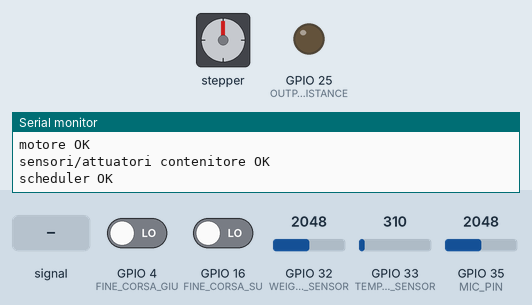
This sketch was run on a simulated ESP32. Parts: stepper motor, output pins drawn as LEDs (lit = HIGH), the last lines printed to the serial monitor. Inputs (shaded band) come from the test bench; at power-on: GPIO 16 (FINE_CORSA_SU) LOW, GPIO 4 (FINE_CORSA_GIU) LOW, GPIO 32 (WEIGHT_CONTENITORE_SENSOR) = 2048, GPIO 33 (TEMP_CONTENITORE_SENSOR) = 310, GPIO 35 (MIC_PIN) = 2048. WiFi joins after 1.5 s; servers stay silent unless stated; uploads are accepted with an empty reply; stepper angles assume 100 steps per turn.

Above: at 9.7 s.
9.8 s: GPIO 16 (FINE_CORSA_SU) driven HIGH
11.4 s: GPIO 35 (MIC_PIN) fed a 200 Hz sine of ±327 counts around its level
At 13.66 s:
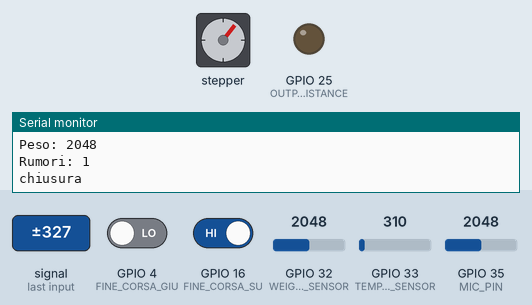
At 14.27 s:
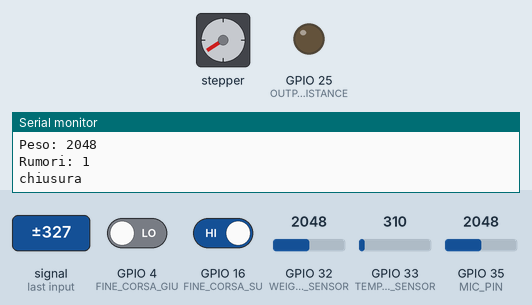
14.4 s: GPIO 4 (FINE_CORSA_GIU) driven HIGH
16.0 s: GPIO 4 (FINE_CORSA_GIU) driven LOW
At 16.47 s:
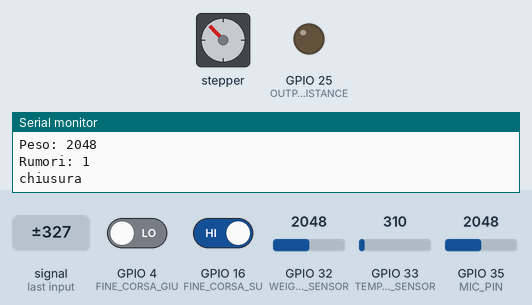
Timing chart, 0 to 20.0 s (numbered marks = the images above; inputs shaded):
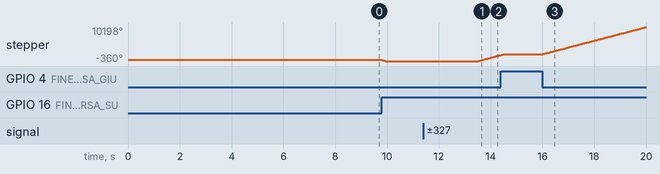

Measured:
- after the input at 11.4 s, stepper: keeps turning clockwise at about 2146°/s, starting after 2.1 s
- after the input at 16.0 s, stepper: keeps turning clockwise at about 2110°/s, starting at once

The sketch:

prog.ino
```cpp
// (licence header left out)
#include "lib.h"

//Tasks
Task audioTask(10, TASK_FOREVER, &campionaAudio);
Task chiediMeteoTask(120000, TASK_FOREVER, &chiediMeteoCallback);
Task leggiRispMeteoTask(5000, TASK_FOREVER, &leggiRispMeteo);
Task checkTask(500, TASK_FOREVER, &check);

Scheduler runner;

void setupScheduler() {
  runner.init();

  runner.addTask(audioTask);
  runner.addTask(chiediMeteoTask);
  runner.addTask(leggiRispMeteoTask);
  runner.addTask(checkTask);

  audioTask.enable();
  chiediMeteoTask.enable();
  leggiRispMeteoTask.enable();
  checkTask.enable();
}

void setup() {
  Serial.begin(115200);

  connectToWifi();

  setupAudio();
  Serial.println("audio OK");
  setupMotor();
  Serial.println("motore OK");
  setupContenitore();
  Serial.println("sensori/attuatori contenitore OK");
  setupScheduler();
  Serial.println("scheduler OK");
}

void loop() {
  runner.execute();
}
```

attuatori.ino
```cpp
// (licence header left out)
#define WEIGHT_CONTENITORE_SENSOR 32
#define TEMP_CONTENITORE_SENSOR 33
#define OUTPUT_RESISTANCE 25

#define NUM_READ_CALIBRAZ_CONTENITORE 20

#define SOGLIA_CONFIDENZA 0.55f

int16_t sogliaPeso = 0;
float previousConfidenza = 0.0f;

double Setpoint, Input, Output;
double Kp=0.8, Ki=0, Kd=0.01;
PID myPID(&Input, &Output, &Setpoint, Kp, Ki, Kd, DIRECT);


void setupContenitore() {
  pinMode(WEIGHT_CONTENITORE_SENSOR, INPUT);
  pinMode(TEMP_CONTENITORE_SENSOR, INPUT);
  pinMode(OUTPUT_RESISTANCE, OUTPUT);

  setSogliaTempSensor();
  myPID.SetMode(AUTOMATIC);

  for (uint8_t i = 0; i < NUM_READ_CALIBRAZ_CONTENITORE; i++) {
    sogliaPeso += analogRead(WEIGHT_CONTENITORE_SENSOR);
    delay(100);
  }
  sogliaPeso /= NUM_READ_CALIBRAZ_CONTENITORE;
  sogliaPeso = (int16_t)((float)sogliaPeso * 1.2f);  // aumentata del 20%
}

void setSogliaTempSensor() {
  Setpoint = analogRead(TEMP_CONTENITORE_SENSOR) * 0.95;
  Setpoint = map(Setpoint, 0, 4095, 0, 1023);
}

float evalMeteoCoeff() {
  if (meteo.id == 0) {  // meteo non presente
    return 0.0;
  }

  if (meteo.id == 511) { // caso esplicito freezing rain
  return 1.0;
  }

  if (meteo.id == 762) { // caso esplicito volcanic ash
  return 1.0;
  }

  if (meteo.id == 800) { // caso esplicito sole
  return 0.0;
  }

  return (float)(meteo.id - ((meteo.id / 5) * 5) + 1) / 5.0f; // l'output è tanto più alto quanto la differenza tra l'id e il precedente multiplo di 5 è alta
}

void check() {

  int16_t weight = analogRead(WEIGHT_CONTENITORE_SENSOR);

  Serial.print("Peso: ");
  Serial.println(weight);
  Serial.print("Rumori: ");
  Serial.println(seriesOfKnocksDetected);


  if (isCoperturaChiusa() && seriesOfKnocksDetected) {
    analogWrite(OUTPUT_RESISTANCE, 0);
    return;
  }

  float meteoCoeff = evalMeteoCoeff();
  float newConfidenza = ((0.35f * ((weight > sogliaPeso)? 1.0f : 0.0f)) + (0.45f * ((seriesOfKnocksDetected) ? 1.0f : 0.0f)) + (0.2f * meteoCoeff));

  float combinedConfidenza = ((0.4f * previousConfidenza) + (0.6f * newConfidenza));
  previousConfidenza = combinedConfidenza;

  if (combinedConfidenza > SOGLIA_CONFIDENZA) {
    analogWrite(OUTPUT_RESISTANCE, 0);
    tiraGiu();
  } else if (!isCoperturaAperta()) {
    tiraSu();
  } else if (weight > sogliaPeso) {

    Input = analogRead(TEMP_CONTENITORE_SENSOR);
    Input = map(Input, 0, 4095, 0, 1023);

    myPID.Compute();

    Output = map(Output, 0, 255, 0, 1023);

    analogWrite(OUTPUT_RESISTANCE, Output);

    Serial.print("Input Temp: ");
    Serial.println(Input);
    Serial.print("Output PID: ");
    Serial.println(Output);

  } else {
    analogWrite(OUTPUT_RESISTANCE, 0);
  }
}
```

audio.ino
```cpp
// (licence header left out)
#define MIC_PIN 35
#define MAX_TIME_RANGE 1000

#define NUM_READ_CALIBRAZ_MIC 100

uint32_t thresholdUp = 0;
uint32_t thresholdDown = 0;
uint16_t count = 0;
uint16_t remainingTimeRange = MAX_TIME_RANGE;

void setupAudio() {
  pinMode(MIC_PIN, INPUT);
  uint32_t threshold = 0;
  for (uint8_t i = 0; i < NUM_READ_CALIBRAZ_MIC; i++) {
    threshold += analogRead(MIC_PIN);
    delay(50);
  }
  threshold /= NUM_READ_CALIBRAZ_MIC;
  thresholdUp = (uint32_t)((float)threshold * 1.15f);  // aumentata del 15%
  thresholdDown = (uint32_t)((float)threshold * 0.85f);  // diminuita del 15%
  Serial.println(threshold);
}

void campionaAudio() {
  uint32_t n = analogRead(MIC_PIN);
  if (n > thresholdUp || n < thresholdDown) {
    count++;
  }

  if (remainingTimeRange == 0) {
    remainingTimeRange = MAX_TIME_RANGE;
    count = 0;
  } else {
    remainingTimeRange--;
  }

  if (remainingTimeRange < (MAX_TIME_RANGE / 2)) {
    if (count > (uint16_t)(0.04f * (float)MAX_TIME_RANGE)) {

      seriesOfKnocksDetected = true;
    } else {
      seriesOfKnocksDetected = false;
    }
  }
}
```

meteo.ino
```cpp
// (licence header left out)
#define METEO_API_HOST "demosnm.altervista.org"
#define METEO_API_PORT 80
#define MAX_NUM_TENTATIVI_LETTURA 2

uint8_t tentativiLetturaMeteo = 0;
WiFiClient client;

void readResponse() {

  // Skip HTTP headers
  char endOfHeaders[] = "\r\n\r\n";
  if (!client.find(endOfHeaders)) {
    Serial.println(F("Invalid response"));
    return;
  }

  JsonDocument doc;

  DeserializationError error = deserializeJson(doc, client);
  if (error) {
    Serial.print(F("deserializeJson() failed: "));
    Serial.println(error.f_str());
    return;
  }

  meteo.id = doc["id"].as<uint16_t>();
  meteo.main = doc["main"].as<const char*>();
  meteo.description = doc["description"].as<const char*>();
  /*
  Serial.println(meteo.id);
  Serial.println(meteo.main);
  Serial.println(meteo.description);
  */
}

void chiediMeteoCallback() {
  if (isWifiConnected()) {

    String footer = String(" HTTP/1.1\r\n") + "Host: " + String(METEO_API_HOST) + "\r\n" + "Connection: close\r\n\r\n";

    if (client.connect(METEO_API_HOST, METEO_API_PORT)) {
      client.print("GET /meteo.php" + footer);
      tentativiLetturaMeteo = MAX_NUM_TENTATIVI_LETTURA;
    }

  } else {
    WiFi.reconnect();
  }
}

void leggiRispMeteo() {
  if (tentativiLetturaMeteo > 0) {
    if (client.available() == 0) {
      tentativiLetturaMeteo--;
    } else {
      readResponse();
      client.stop();
    }
  }
}
```

motor.ino
```cpp
// (licence header left out)
#define IN1 19
#define IN2 18
#define IN3 5
#define IN4 17

#define FINE_CORSA_GIU 4
#define FINE_CORSA_SU 16

Stepper myStepper(100, IN1, IN3, IN2, IN4);

void setupMotor() {

  pinMode(FINE_CORSA_GIU, INPUT);
  pinMode(FINE_CORSA_SU, INPUT);

  myStepper.setSpeed(350);

}

bool isCoperturaChiusa() {
  return (digitalRead(FINE_CORSA_GIU) == HIGH);
}

bool isCoperturaAperta() {
  return (digitalRead(FINE_CORSA_SU) == HIGH);
}

void tiraSu() {
  Serial.println("apertura");
  while (digitalRead(FINE_CORSA_SU) != HIGH) {
    myStepper.step(-100);
  }
}

void tiraGiu() {
  Serial.println("chiusura");
  while (digitalRead(FINE_CORSA_GIU) != HIGH) {
    myStepper.step(100);
  }
}
```

wifi.ino
```cpp
// (licence header left out)
#define WIFI_SSID "moto g84 5G_3521"
#define WIFI_PWD "12345678"

bool isWifiConnected() {
  return WiFi.status() == WL_CONNECTED;
}

void reconnectToWifi() {
  WiFi.reconnect();
}


bool connectToWifi() {
  WiFi.begin(WIFI_SSID, WIFI_PWD);

  uint8_t i = 0;
  while (!isWifiConnected() && i < 20) {
    delay(500);
    Serial.print(".");
    i++;
  }

  if (!isWifiConnected()) {
    Serial.println("Connessione a rete WiFi non riuscita");
    return false;
  }

  Serial.println("WiFi connessa");
  return true;
}
```

lib.h
```cpp
// (licence header left out)
#include <WiFi.h>
#include <TaskScheduler.h>
#include <ArduinoJson.h>
#include <Stepper.h>
#include <PID_v1.h>

bool seriesOfKnocksDetected = false;

struct {
  uint16_t id;
  const char* main;
  const char* description;
} meteo;

// Callback methods prototypes
void check();
void campionaAudio();
void chiediMeteoCallback();
void leggiRispMeteo();
```
